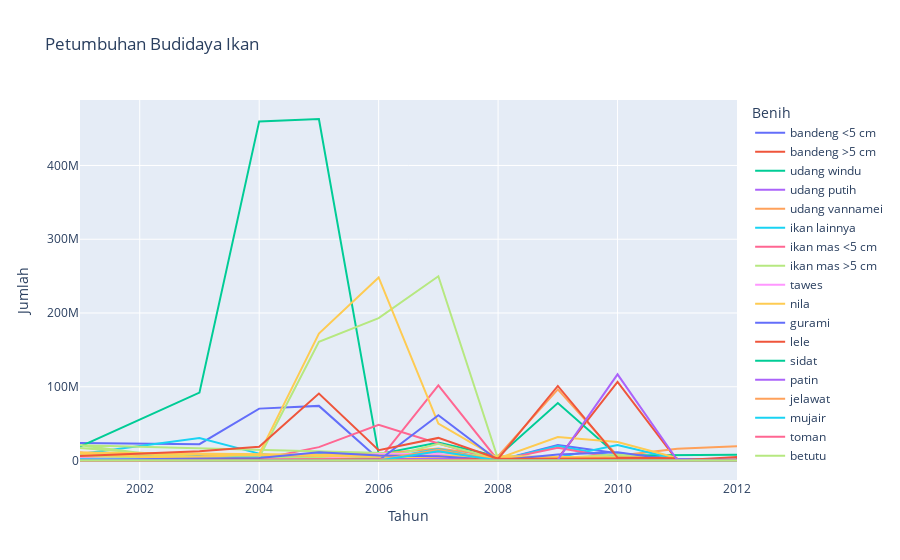

This figure's notebook cell:
### Code cell
fig = px.line(jpb,x = 'Tahun', y = 'Jumlah', color = 'Benih', title = 'Petumbuhan Budidaya Ikan')
fig.show()

### Figure 1 — Plotly figure (JSON) as saved in the notebook; plotly's stock layout.template omitted (floating-point values rounded to 4 significant figures)
{"data": [{"hovertemplate": "Benih=bandeng <5 cm<br>Tahun=%{x}<br>Jumlah=%{y}<extra></extra>", "legendgroup": "bandeng <5 cm", "line": {"color": "#636efa", "dash": "solid"}, "mode": "lines", "name": "bandeng <5 cm", "orientation": "v", "showlegend": true, "type": "scatter", "x": [2001, 2003, 2004, 2005, 2006, 2007, 2008, 2009, 2010, 2011, 2012], "xaxis": "x", "y": [23646690, 22177473, 70371124, 74080344, 1982130, 1249743, 246988, 21188640, 9904368, 2483932, 2172242], "yaxis": "y"}, {"hovertemplate": "Benih=bandeng >5 cm<br>Tahun=%{x}<br>Jumlah=%{y}<extra></extra>", "legendgroup": "bandeng >5 cm", "line": {"color": "#EF553B", "dash": "solid"}, "mode": "lines", "name": "bandeng >5 cm", "orientation": "v", "showlegend": true, "type": "scatter", "x": [2001, 2003, 2004, 2005, 2006, 2007, 2008, 2009, 2010, 2011, 2012], "xaxis": "x", "y": [5205005, 215574, 1004403, 2704663, 1226298, 12417043, 1728165, 2948511, 106567258, 653, 49950], "yaxis": "y"}, {"hovertemplate": "Benih=udang windu<br>Tahun=%{x}<br>Jumlah=%{y}<extra></extra>", "legendgroup": "udang windu", "line": {"color": "#00cc96", "dash": "solid"}, "mode": "lines", "name": "udang windu", "orientation": "v", "showlegend": true, "type": "scatter", "x": [2001, 2003, 2004, 2005, 2006, 2007, 2008, 2009, 2010, 2011, 2012], "xaxis": "x", "y": [19021171, 92049502, 459751569, 462999218, 8639292, 24550384, 5465998, 77894233, 6825492, 7530667, 8006044], "yaxis": "y"}, {"hovertemplate": "Benih=udang putih<br>Tahun=%{x}<br>Jumlah=%{y}<extra></extra>", "legendgroup": "udang putih", "line": {"color": "#ab63fa", "dash": "solid"}, "mode": "lines", "name": "udang putih", "orientation": "v", "showlegend": true, "type": "scatter", "x": [2001, 2003, 2004, 2005, 2006, 2007, 2008, 2009, 2010, 2011, 2012], "xaxis": "x", "y": [2732715, 2458419, 5437828, 6143514, 1824654, 1067666, 374749, 1654450, 188592, 1026509, 314945], "yaxis": "y"}, {"hovertemplate": "Benih=udang vannamei<br>Tahun=%{x}<br>Jumlah=%{y}<extra></extra>", "legendgroup": "udang vannamei", "line": {"color": "#FFA15A", "dash": "solid"}, "mode": "lines", "name": "udang vannamei", "orientation": "v", "showlegend": true, "type": "scatter", "x": [2001, 2003, 2004, 2005, 2006, 2007, 2008, 2009, 2010, 2011, 2012], "xaxis": "x", "y": [0, 0, 0, 9394854, 9047715, 16415363, 5746759, 96382945, 6355616, 16079861, 19511944], "yaxis": "y"}, {"hovertemplate": "Benih=ikan lainnya<br>Tahun=%{x}<br>Jumlah=%{y}<extra></extra>", "legendgroup": "ikan lainnya", "line": {"color": "#19d3f3", "dash": "solid"}, "mode": "lines", "name": "ikan lainnya", "orientation": "v", "showlegend": true, "type": "scatter", "x": [2001, 2003, 2004, 2005, 2006, 2007, 2008, 2009, 2010, 2011, 2001, 2003, 2004, 2005, 2006, 2007, 2008, 2009, 2010, 2011, 2001, 2003, 2004, 2005, 2006, 2007, 2008, 2009, 2010, 2011, 2001, 2003, 2004, 2005, 2006, 2007, 2008, 2009, 2010, 2011, 2012, 2012, 2012, 2012], "xaxis": "x", "y": [8966226, 30538280, 9367446, 280087, 199340, -633361, 1097432, 3997992, 21065596, 1631461, 7650390, 2602456, 2647725, 8976596, 1883014, 15479978, 103766, 19807497, 5211801, 453874, 2204900, 209158, 6068, 36670, 1864955, 1541589, 40378, 15884, 27870, 98463, 581233, 715198, 986815, 1292089, 1049702, 175607, 45416, 245312, 14543, 187068, 700311, 906809, 258612, 69894], "yaxis": "y"}, {"hovertemplate": "Benih=ikan mas <5 cm<br>Tahun=%{x}<br>Jumlah=%{y}<extra></extra>", "legendgroup": "ikan mas <5 cm", "line": {"color": "#FF6692", "dash": "solid"}, "mode": "lines", "name": "ikan mas <5 cm", "orientation": "v", "showlegend": true, "type": "scatter", "x": [2001, 2003, 2004, 2005, 2006, 2007, 2008, 2009, 2010, 2011, 2001, 2003, 2004, 2005, 2006, 2007, 2008, 2009, 2010, 2011, 2001, 2003, 2004, 2005, 2006, 2007, 2008, 2009, 2010, 2011, 2012, 2012, 2012], "xaxis": "x", "y": [4500664, 1953746, 1831846, 18161974, 48305170, 23070649, 373595, 17408730, 3144516, 892961, 813, 105308, 114294, 349331, 333546, 102024328, 135453, 160644, 49459, 76076, 10539211, 92800, 104151, 249206, 224337, 6008581, 28371, 197229, 423120, 768848, 1278037, 87542, 266797], "yaxis": "y"}, {"hovertemplate": "Benih=ikan mas >5 cm<br>Tahun=%{x}<br>Jumlah=%{y}<extra></extra>", "legendgroup": "ikan mas >5 cm", "line": {"color": "#B6E880", "dash": "solid"}, "mode": "lines", "name": "ikan mas >5 cm", "orientation": "v", "showlegend": true, "type": "scatter", "x": [2001, 2003, 2004, 2005, 2006, 2007, 2008, 2009, 2010, 2011, 2001, 2003, 2004, 2005, 2006, 2007, 2008, 2009, 2010, 2011, 2001, 2003, 2004, 2005, 2006, 2007, 2008, 2009, 2010, 2011, 2012, 2012, 2012], "xaxis": "x", "y": [16964217, 4514608, 4031358, 161023596, 193067948, 249774047, 2049960, 3034863, 8452134, 2948, 5862807, 125336, 157285, 1549700, 1558912, 22739509, 2308940, 214252, 2302769, 574, 20865665, 23045, 87778, 128543, 133315, 61911, 152933, 428764, 5368745, 1916, 3763, 0, 4666], "yaxis": "y"}, {"hovertemplate": "Benih=tawes<br>Tahun=%{x}<br>Jumlah=%{y}<extra></extra>", "legendgroup": "tawes", "line": {"color": "#FF97FF", "dash": "solid"}, "mode": "lines", "name": "tawes", "orientation": "v", "showlegend": true, "type": "scatter", "x": [2001, 2003, 2004, 2005, 2006, 2007, 2008, 2009, 2010, 2011, 2001, 2003, 2004, 2005, 2006, 2007, 2008, 2009, 2010, 2011, 2001, 2003, 2004, 2005, 2006, 2007, 2008, 2009, 2010, 2011, 2012, 2012, 2012], "xaxis": "x", "y": [3177964, 420051, 1873025, 1660741, 8930963, 9007978, 35505, 1751319, 774021, 81291, 126997, 7475, 4220, 2703, 5602, 1699013, 83, 5310, 225, 70, 1142665, 16213, 355861, 198040, 195868, 194687, 2689, 217920, 1381, 4376, 114240, 60, 17678], "yaxis": "y"}, {"hovertemplate": "Benih=nila<br>Tahun=%{x}<br>Jumlah=%{y}<extra></extra>", "legendgroup": "nila", "line": {"color": "#FECB52", "dash": "solid"}, "mode": "lines", "name": "nila", "orientation": "v", "showlegend": true, "type": "scatter", "x": [2001, 2003, 2004, 2005, 2006, 2007, 2008, 2009, 2010, 2011, 2001, 2003, 2004, 2005, 2006, 2007, 2008, 2009, 2010, 2011, 2001, 2003, 2004, 2005, 2006, 2007, 2008, 2009, 2010, 2011, 2012, 2012, 2012], "xaxis": "x", "y": [7282750, 4888229, 8722976, 172164668, 248245889, 50143194, 2887084, 31809792, 25220970, 3321035, 10925998, 99432, 352326, 958641, 808755, 16500, 2218097, 455189, 3090999, 209511, 10254998, 190211, 112278, 347293, 351556, 3323712, 540521, 663079, 2987308, 474088, 2060032, 258120, 170171], "yaxis": "y"}, {"hovertemplate": "Benih=gurami<br>Tahun=%{x}<br>Jumlah=%{y}<extra></extra>", "legendgroup": "gurami", "line": {"color": "#636efa", "dash": "solid"}, "mode": "lines", "name": "gurami", "orientation": "v", "showlegend": true, "type": "scatter", "x": [2001, 2003, 2004, 2005, 2006, 2007, 2008, 2009, 2010, 2011, 2001, 2003, 2004, 2005, 2006, 2007, 2008, 2009, 2010, 2011, 2001, 2003, 2004, 2005, 2006, 2007, 2008, 2009, 2010, 2011, 2012, 2012, 2012], "xaxis": "x", "y": [1188834, 2924999, 3474271, 11321662, 6967892, 5771765, 393797, 8181716, 11374611, 224532, 680, 611, 3718, 22273, 8707, 61448417, 7345, 2749, 695, 7862, 1427, 205, 307, 1119, 1028, 64064, 2439, 4450, 306, 1508, 276009, 1385, 2539], "yaxis": "y"}, {"hovertemplate": "Benih=lele<br>Tahun=%{x}<br>Jumlah=%{y}<extra></extra>", "legendgroup": "lele", "line": {"color": "#EF553B", "dash": "solid"}, "mode": "lines", "name": "lele", "orientation": "v", "showlegend": true, "type": "scatter", "x": [2001, 2003, 2004, 2005, 2006, 2007, 2008, 2009, 2010, 2011, 2001, 2003, 2004, 2005, 2006, 2007, 2008, 2009, 2010, 2011, 2001, 2003, 2004, 2005, 2006, 2007, 2008, 2009, 2010, 2011, 2012, 2012, 2012], "xaxis": "x", "y": [6017753, 12517749, 18643444, 90840609, 14092456, 30687920, 2349403, 101064395, 4034193, 3255757, 224223, 156, 2612, 3646, 3537, 0, 30897, 455189, 1677, 111754, 6027, 1951, 5927, 23706, 21263, 42656, 7223, 113045, 89329, 24164, 4874728, 28715, 41997], "yaxis": "y"}, {"hovertemplate": "Benih=sidat<br>Tahun=%{x}<br>Jumlah=%{y}<extra></extra>", "legendgroup": "sidat", "line": {"color": "#00cc96", "dash": "solid"}, "mode": "lines", "name": "sidat", "orientation": "v", "showlegend": true, "type": "scatter", "x": [2001, 2003, 2004, 2005, 2006, 2007, 2008, 2009, 2010, 2011, 2012], "xaxis": "x", "y": [104, 494, 1017, 220, 49, 0, 0, 40, 15, 1512, 125], "yaxis": "y"}, {"hovertemplate": "Benih=patin<br>Tahun=%{x}<br>Jumlah=%{y}<extra></extra>", "legendgroup": "patin", "line": {"color": "#ab63fa", "dash": "solid"}, "mode": "lines", "name": "patin", "orientation": "v", "showlegend": true, "type": "scatter", "x": [2001, 2003, 2004, 2005, 2006, 2007, 2008, 2009, 2010, 2011, 2001, 2003, 2004, 2005, 2006, 2007, 2008, 2009, 2010, 2011, 2012, 2012], "xaxis": "x", "y": [86352, 0, 40001, 346123, 1432741, 2338359, 118071, 976511, 116858516, 756590, 0, 0, 91000, 124781, 330048, 0, 279302, 299578, 16843, 362317, 1275089, 483578], "yaxis": "y"}, {"hovertemplate": "Benih=jelawat<br>Tahun=%{x}<br>Jumlah=%{y}<extra></extra>", "legendgroup": "jelawat", "line": {"color": "#FFA15A", "dash": "solid"}, "mode": "lines", "name": "jelawat", "orientation": "v", "showlegend": true, "type": "scatter", "x": [2001, 2003, 2004, 2005, 2006, 2007, 2008, 2009, 2010, 2011, 2001, 2003, 2004, 2005, 2006, 2007, 2008, 2009, 2010, 2011, 2012, 2012], "xaxis": "x", "y": [0, 0, 481400, 520470, 524688, 5868, 14, 169, 191, 1844, 0, 0, 13137, 592687, 593231, 14536658, 10669, 20660, 1130, 15927, 295, 5622], "yaxis": "y"}, {"hovertemplate": "Benih=mujair<br>Tahun=%{x}<br>Jumlah=%{y}<extra></extra>", "legendgroup": "mujair", "line": {"color": "#19d3f3", "dash": "solid"}, "mode": "lines", "name": "mujair", "orientation": "v", "showlegend": true, "type": "scatter", "x": [2001, 2003, 2004, 2005, 2006, 2007, 2008, 2009, 2010, 2011, 2012], "xaxis": "x", "y": [1606128, 0, 266548, 388258, 120436, 12603756, 26735, 241247, 115069, 58850, 6830], "yaxis": "y"}, {"hovertemplate": "Benih=toman<br>Tahun=%{x}<br>Jumlah=%{y}<extra></extra>", "legendgroup": "toman", "line": {"color": "#FF6692", "dash": "solid"}, "mode": "lines", "name": "toman", "orientation": "v", "showlegend": true, "type": "scatter", "x": [2001, 2003, 2004, 2005, 2006, 2007, 2008, 2009, 2010, 2011, 2012], "xaxis": "x", "y": [0, 0, 116578, 633796, 634680, 42500, 40982, 24940, 10980, 98305, 53626], "yaxis": "y"}, {"hovertemplate": "Benih=betutu<br>Tahun=%{x}<br>Jumlah=%{y}<extra></extra>", "legendgroup": "betutu", "line": {"color": "#B6E880", "dash": "solid"}, "mode": "lines", "name": "betutu", "orientation": "v", "showlegend": true, "type": "scatter", "x": [2001, 2003, 2004, 2005, 2006, 2007, 2008, 2009, 2010, 2011, 2012], "xaxis": "x", "y": [0, 0, 20500, 173583, 172971, 143, 10048, 923, 406, 52959, 5156], "yaxis": "y"}], "layout": {"legend": {"title": {"text": "Benih"}, "tracegroupgap": 0}, "title": {"text": "Petumbuhan Budidaya Ikan"}, "xaxis": {"anchor": "y", "domain": [0, 1], "title": {"text": "Tahun"}}, "yaxis": {"anchor": "x", "domain": [0, 1], "title": {"text": "Jumlah"}}}}
